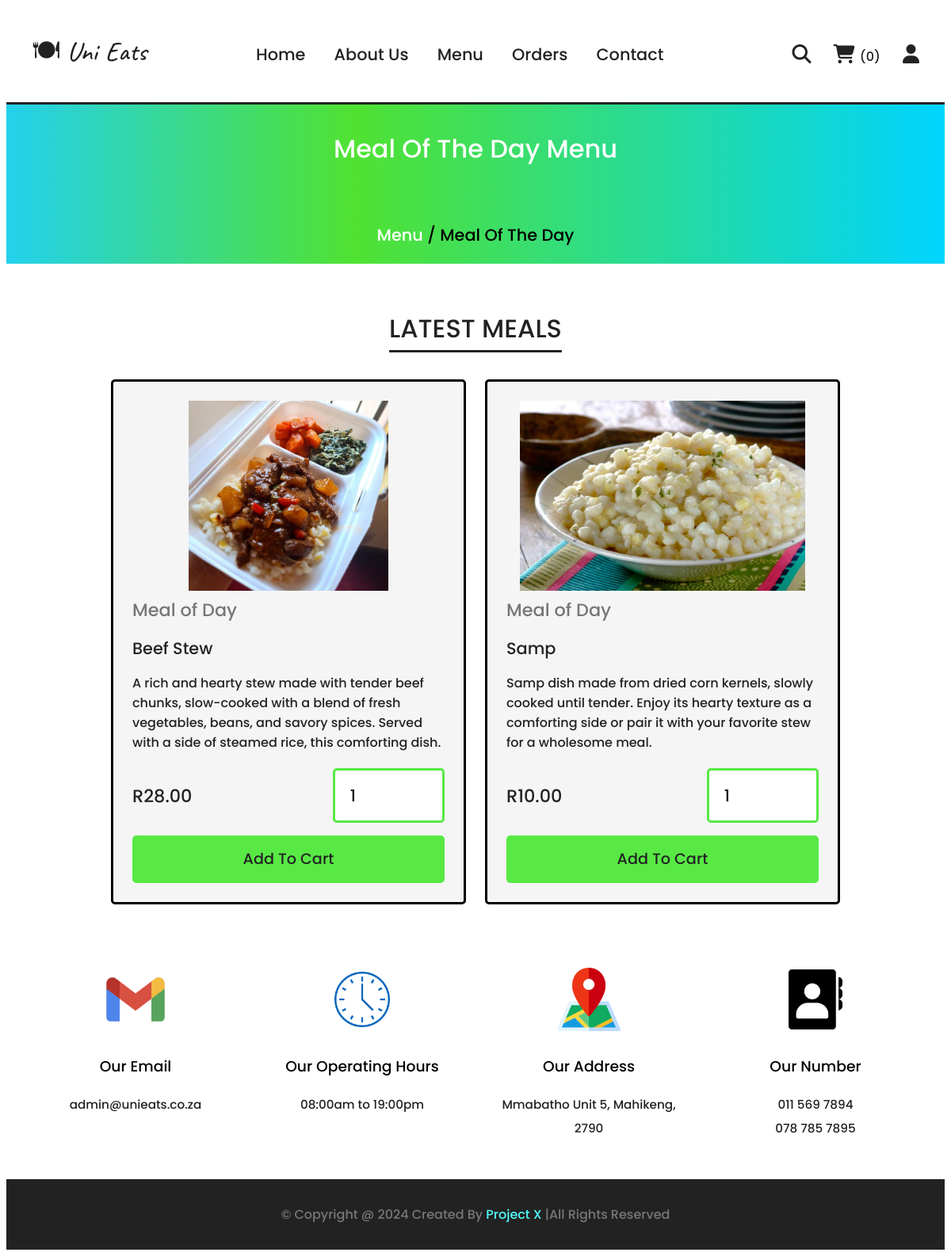
/MealOfDayMenu.php, run on the app's committed database.
### tables this page shows
CREATE TABLE `menu` (
  `Item_id` int(11) NOT NULL,
  `Category` varchar(50) NOT NULL,
  `Item_Name` varchar(50) NOT NULL,
  `Item_Price` double NOT NULL,
  `Item_Description` varchar(250) NOT NULL,
  `Item_Availability` int(100) DEFAULT NULL,
  `Item_Image` varchar(100) DEFAULT NULL
);

### MealOfDayMenu.php (the view, shortened to what this page needs)
<!DOCTYPE html>
<html lang="en">
<head>
  <link rel="stylesheet" href="SystemDesign.css">
  <link rel="stylesheet" href="https://cdnjs.cloudflare.com/ajax/libs/font-awesome/6.5.2/css/all.min.css">
  <link rel="stylesheet" href="https://cdn.jsdelivr.net/npm/swiper@11/swiper-bundle.min.css"/>
</head>
<body>
<?php include 'elements/user_header.php'; ?>
<div class="heading">
  <h3>Meal of The Day Menu</h3>
  <p><a href="menu.php">menu</a><span> / meal of the day</span></p>
</div>
  <section class="products">
  <h1 class="title">Latest Meals</h1>
  <div class="box-container">
    <?php
      $category = 'Meal of Day';
      $select_products = $conn->prepare("SELECT * FROM menu WHERE Category = ? LIMIT 6");
      $select_products->bind_param("s", $category);
      $select_products->execute();
      $result = $select_products->get_result();
      if($result->num_rows > 0){
        while($fetch_products = $result->fetch_assoc()){
    ?>
    <form action="" method="post" class="box">
      <img src="uploaded_img/<?= $fetch_products['Item_Image']; ?>" alt="<?= $fetch_products['Item_Name']; ?>">
      <a href="menu.php?Category=<?= $fetch_products['Category']; ?>" class="cat"><?= $fetch_products['Category']; ?></a>
      <div class="name"><?= $fetch_products['Item_Name']; ?></div>
      <div class="description"><?= $fetch_products['Item_Description']; ?></div>
      <div class="flex">
         <div class="price" id="price-<?= $fetch_products['Item_id']; ?>" data-price="<?= $fetch_products['Item_Price']; ?>">
           <span>R</span><?= $fetch_products['Item_Price'] ?>.00
         </div>
         <input type="number" name="qty" class="qty" min="1" max="99" value="1" oninput="updatePrice(<?= $fetch_products['Item_id']; ?>, this.value)">
       </div>
      <div class="add-cartbtn">
        <button type="submit" name="add_to_cart" class="btn">Add To Cart</button>
      </div>
    </form>
    <?php
        }
      } else {
        echo '<p class="empty">No products added yet!</p>';
      }
    ?>
  </div>
</section>
<?php include 'elements/footer.php'; ?>
</body>
</html>

### SystemDesign.css (style rules this page uses)
:root { --yellow: rgb(88, 233, 69); --red:#e74c3c; --white: #fff; --black: #222; --light-color:#777; --border:.2rem solid var(--black); }
* { font-family: "Poppins", sans-serif; font-weight: 500; font-style: normal; box-sizing: border-box; outline: none; border: none; text-decoration: none; }
html { font: 62.5%; overflow-x: hidden; scroll-behavior: smooth; stop-color: 7rem; }
section { margin: 0 auto; max-width: 1200px; padding: 2rem; }
.title { text-align: center; margin-bottom: 2.5rem; font-size: 2rem; color: var(--black); text-transform: uppercase; text-decoration: underline; text-underline-offset: 1rem; }
.btn, .delete-btn { margin-top: 1rem; display: inline-block; font: 1rem; padding: 0.95rem 2rem; cursor: pointer; text-transform: capitalize; transition: .2s linear; }
.btn { background-color: rgb(88, 233, 69); color: var(--black); border-radius: 5px; }
.heading { display: flex; align-items: center; justify-content: center; gap: 1rem; flex-flow:column; background: rgb(35,209,237); background: linear-gradient(90deg, rgba(35,209,237,1) 0%, rgba(56,222,21,0.8799894957983193) 37%, rgba(0,212,255,1) 100%); min-height: 10rem; }
.heading h3 { font-size: 2rem; color: var(--white); text-transform: capitalize; }
.heading p { font-size: 1.3rem; }
.heading p a { color: var(--white); text-transform: capitalize; }
.heading span { text-transform: capitalize; }
.products .box-container { display: grid; grid-template-columns: repeat(auto-fit, 28rem); justify-content: center; align-items: flex-start; gap: 1.5rem; }
.products .box-container .box { border: var(--border); background-color: #f5f5f5; border-color: var(--border); border-radius: 5px; padding: 1.5rem; position: relative; overflow: hidden ; }
.products .box-container .box img { height: 15rem; width: 100%; object-fit: contain; border-radius: 5px; }
.products .box-container .box .cat { font-size: 1.4rem; color: var(--light-color); }
.products .box-container .box .name { font-size: 1.3rem; color: var(--black); margin: 1rem 0; }
.products .box-container .box .description { height: 6.5rem; overflow: hidden; text-overflow: ellipsis; font-size: 1rem; color: var(--black); margin-bottom: 1rem; }
.products .box-container .box .description { flex-grow: 1; }
.products .box-container .box .flex { display: flex; align-items: center; gap:1rem; }
.products .box-container .box .flex .price { margin-right: auto ; font-size: 1.4rem; color: var(--black); }
.products .box-container .box .flex .price span { color: var(--black); font-size: 1.4rem; }
.products .box-container .box .flex .qty { padding: 1rem 1.2rem; border: var(--border); font-size: 1.3rem; color: var(--black); border-color: rgb(88, 233, 69); border-radius: 5px; }
.products .add-cartbtn { display: flex; align-items: center; justify-content: center; }
.products .add-cartbtn .btn { font-size: 1.2rem; width: 100%; }

### data on the page
menu: Item_Image+Item_Name (picture), Category "Meal of Day", Item_Name "Beef Stew", Item_Description "A rich and hearty stew made with tender beef chunks, slow-cooked with a blend of fresh vegetables, beans, and savory spices. Served with a side of steamed rice, this comforting dish.", Item_Price "28"
menu: Item_Image+Item_Name (picture), Category "Meal of Day", Item_Name "Samp", Item_Description "Samp dish made from dried corn kernels, slowly cooked until tender. Enjoy its hearty texture as a comforting side or pair it with your favorite stew for a wholesome meal.", Item_Price "10"

### other printed values
$total_cart_items "0"
